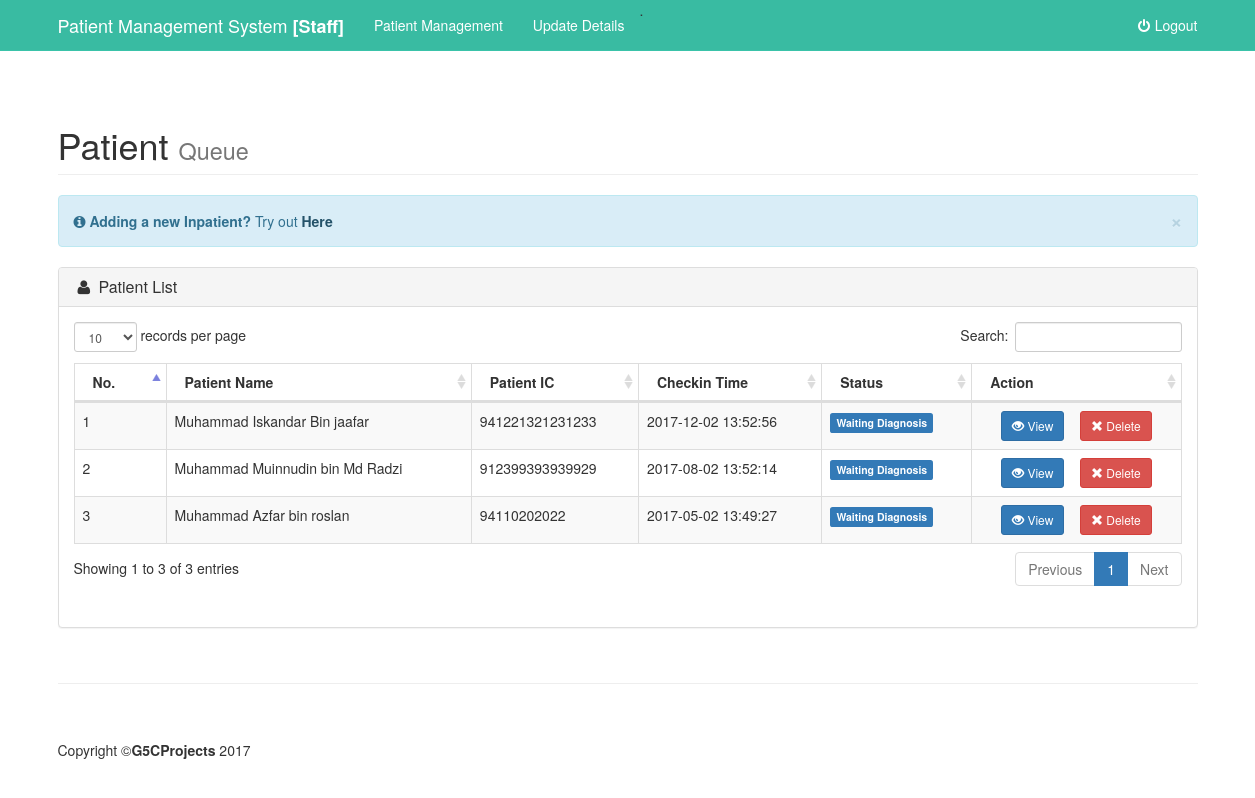
/staff/index.php (signed in), run on the app's committed database.
### tables this page shows
CREATE TABLE `diagnosis` (
  `diagnosisID` int(50) NOT NULL,
  `patientID` int(50) NOT NULL,
  `staffID` int(50) NOT NULL,
  `content` text NOT NULL,
  `medication` text NOT NULL,
  `checkin` timestamp NOT NULL DEFAULT CURRENT_TIMESTAMP ON UPDATE CURRENT_TIMESTAMP,
  `statusID` int(10) NOT NULL
);

CREATE TABLE `patient` (
  `patientID` int(50) NOT NULL,
  `patientName` varchar(50) NOT NULL,
  `patientIc` varchar(15) NOT NULL,
  `patientAddress` varchar(50) NOT NULL,
  `patientPhoneNumber` varchar(13) NOT NULL
);

CREATE TABLE `status` (
  `statusID` int(11) NOT NULL,
  `statusName` varchar(25) NOT NULL
);

### staff/index.php (the view, shortened to what this page needs)
<?php
include '../include/db.php';
$sql2 = "SELECT DISTINCT d.patientID as pid,d.diagnosisID as did,d.checkin as timecheckin,d.statusID as status ,patient.patientID,patient.patientName as name ,patient.patientIc as ic, status.statusName as sname ,status.statusID as statid
FROM diagnosis d
join patient on d.patientID = patient.patientID
join status on d.statusID = status.statusID
WHERE status.statusName != 'Complete' ORDER BY did DESC";
$result2 = mysqli_query($connect,$sql2);
?>
   <?php include "include/header.php"; ?>
    <div class="container">
       <div class="row">
                    <div class="col-lg-12">
                        <h1 class="page-header">
                            Patient <small>Queue</small>
                        </h1>
                    </div>
                </div>
               <div class="row">
                    <div class="col-lg-12">
                        <div class="alert alert-info alert-dismissable">
                            <button type="button" class="close" data-dismiss="alert" aria-hidden="true">&times;</button>
                            <i class="fa fa-info-circle"></i>  <strong>Adding a new Inpatient?</strong> Try out <a href = "list.php" class="alert-link">Here</a>
                        </div>
                    </div>
                </div>
               <div class="row">
                    <div class="col-lg-12">
                        <div class="panel panel-default">
                            <div class="panel-heading">
                                <h3 class="panel-title"><i class="fa fa-user fa-fw"></i> Patient List</h3>
                            </div>
                            <div class="panel-body">
                                <div class="table">
                                     <div class="dataTable_wrapper">
                                    <table class="table table-striped table-bordered table-hover" id="dataTables-example">
                                        <thead>
                                            <tr>
                                                <th class="col-lg-1">No.</th>
                                                <th>Patient Name</th>
                                                <th>Patient IC</th>
                                                <th>Checkin Time</th>
                                                <th>Status</th>
                                                <th>Action</th>
                                             </tr>
                                        </thead>
                                        <tbody>
                                            <?php $total_rows = 1; while($row2 = mysqli_fetch_assoc($result2)){  ?>
                                              <tr>
                                                <td><?=$total_rows;?></td>
                                                <td><?php echo $row2['name']; ?></td>
                                                <td><?php echo $row2['ic']; ?></td>
                                                <td><?php  echo $row2['timecheckin']; ?></td>
                                                <td><?php switch($row2['statid']){
                                                        case 1 : echo '<span class="label label-primary">'; echo $row2['sname']; echo '</span>'; break;
                                                        }?></td>
                                                <td ><center><a  class = "btn btn-primary btn-sm"  href="view.php?id=<?=$row2['did'];?>" data-toggle="tooltip" data-placement="top" title="Attended"><span class="glyphicon glyphicon-eye-open" ></span> View</a>&nbsp;
                                                    <a id="confirmation" class = "btn btn-danger btn-sm"  href="del.php?id=<?=$row2['did'];?>&t=p"  title="Cancel"><span class="glyphicon glyphicon-remove" aria-hidden="true"></span> Delete</a> </center></td>
                                              </tr>
                                             <?php $total_rows++; }  ?>
                                        </tbody>
                                    </table>
                                </div>
                            </div>
                        </div>
                    </div>
                </div>
            </div>
    </div>
    <?php include "include/footer.php"; ?>

### staff/include/shop-homepage.css (style rules this page uses)
body { padding-top: 70px; }

### css/stickyfooter.css (style rules this page uses)
html { position: relative; min-height: 100%; }
body { margin-bottom: 60px; }
body > .container { padding: 15px 15px 0; }

### data on the page
diagnosis: patientID.patientName "Muhammad Iskandar Bin jaafar", patientID.patientIc "941221321231233", checkin "2017-12-02 13:52:56", statusID.statusName "Waiting Diagnosis"
diagnosis: patientID.patientName "Muhammad Muinnudin bin Md Radzi", patientID.patientIc "912399393939929", checkin "2017-08-02 13:52:14", statusID.statusName "Waiting Diagnosis"
diagnosis: patientID.patientName "Muhammad Azfar bin roslan", patientID.patientIc "94110202022", checkin "2017-05-02 13:49:27", statusID.statusName "Waiting Diagnosis"
